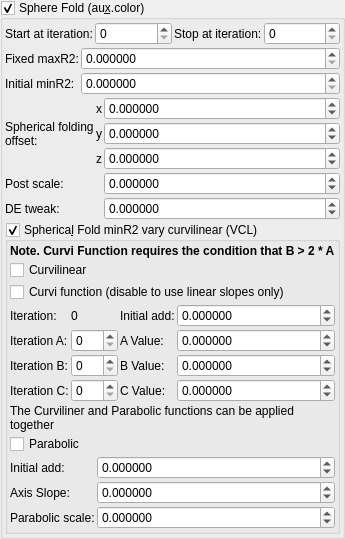
    <widget class="MyGroupBox" name="groupCheck_transf_function_enabledS_false">
     <property name="toolTip">
      <string/>
     </property>
     <property name="title">
      <string>Sphere Fold (au&amp;x.color)</string>
     </property>
     <property name="checkable">
      <bool>true</bool>
     </property>
     <layout class="QVBoxLayout" name="verticalLayout_37" stretch="0,0,0,0">
      <property name="spacing">
       <number>2</number>
      </property>
      <property name="leftMargin">
       <number>2</number>
      </property>
      <property name="topMargin">
       <number>2</number>
      </property>
      <property name="rightMargin">
       <number>2</number>
      </property>
      <property name="bottomMargin">
       <number>2</number>
      </property>
      <item>
       <layout class="QGridLayout" name="gridLayout_77">
        <property name="spacing">
         <number>2</number>
        </property>
        <item row="0" column="3">
         <widget class="MySpinBox" name="spinboxInt_transf_stop_iterations_S">
          <property name="sizePolicy">
           <sizepolicy hsizetype="Preferred" vsizetype="Maximum">
            <horstretch>0</horstretch>
            <verstretch>0</verstretch>
           </sizepolicy>
          </property>
          <property name="maximum">
           <number>999</number>
          </property>
         </widget>
        </item>
        <item row="0" column="0">
         <widget class="QLabel" name="label_68">
          <property name="text">
           <string>Start at iteration:</string>
          </property>
         </widget>
        </item>
        <item row="0" column="1">
         <widget class="MySpinBox" name="spinboxInt_transf_start_iterations_S">
          <property name="sizePolicy">
           <sizepolicy hsizetype="Minimum" vsizetype="Maximum">
            <horstretch>0</horstretch>
            <verstretch>0</verstretch>
           </sizepolicy>
          </property>
          <property name="minimum">
           <number>0</number>
          </property>
          <property name="maximum">
           <number>999</number>
          </property>
          <property name="value">
           <number>0</number>
          </property>
         </widget>
        </item>
        <item row="0" column="2">
         <widget class="QLabel" name="label_49">
          <property name="text">
           <string>Stop at iteration:</string>
          </property>
         </widget>
        </item>
       </layout>
      </item>
      <item>
       <layout class="QGridLayout" name="gridLayout_6" columnstretch="0,1">
        <item row="2" column="0">
         <widget class="QLabel" name="label_26">
          <property name="text">
           <string>Initial minR2:</string>
          </property>
         </widget>
        </item>
        <item row="2" column="1">
         <widget class="MyDoubleSpinBox" name="spinbox_transf_minR2_p25">
          <property name="sizePolicy">
           <sizepolicy hsizetype="Minimum" vsizetype="Maximum">
            <horstretch>0</horstretch>
            <verstretch>0</verstretch>
           </sizepolicy>
          </property>
          <property name="prefix">
           <string/>
          </property>
          <property name="suffix">
           <string/>
          </property>
          <property name="decimals">
           <number>6</number>
          </property>
          <property name="minimum">
           <double>0.000000000000000</double>
          </property>
          <property name="maximum">
           <double>99.989999999999995</double>
          </property>
          <property name="singleStep">
           <double>0.100000000000000</double>
          </property>
         </widget>
        </item>
        <item row="1" column="0">
         <widget class="QLabel" name="label_21">
          <property name="text">
           <string>Fixed maxR2:</string>
          </property>
         </widget>
        </item>
        <item row="1" column="1">
         <widget class="MyDoubleSpinBox" name="spinbox_transf_maxR2_1">
          <property name="sizePolicy">
           <sizepolicy hsizetype="Minimum" vsizetype="Maximum">
            <horstretch>0</horstretch>
            <verstretch>0</verstretch>
           </sizepolicy>
          </property>
          <property name="prefix">
           <string/>
          </property>
          <property name="suffix">
           <string/>
          </property>
          <property name="decimals">
           <number>6</number>
          </property>
          <property name="minimum">
           <double>0.000000000000000</double>
          </property>
          <property name="maximum">
           <double>99.989999999999995</double>
          </property>
          <property name="singleStep">
           <double>0.100000000000000</double>
          </property>
         </widget>
        </item>
       </layout>
      </item>
      <item>
       <layout class="QGridLayout" name="gridLayout_18" columnstretch="0,0,1">
        <property name="spacing">
         <number>2</number>
        </property>
        <item row="3" column="0">
         <widget class="QLabel" name="label_19">
          <property name="text">
           <string>Post scale:</string>
          </property>
         </widget>
        </item>
        <item row="3" column="2">
         <widget class="MyDoubleSpinBox" name="spinbox_transf_scale_1">
          <property name="sizePolicy">
           <sizepolicy hsizetype="Minimum" vsizetype="Maximum">
            <horstretch>0</horstretch>
            <verstretch>0</verstretch>
           </sizepolicy>
          </property>
          <property name="prefix">
           <string/>
          </property>
          <property name="suffix">
           <string/>
          </property>
          <property name="decimals">
           <number>6</number>
          </property>
          <property name="minimum">
           <double>-99.989999999999995</double>
          </property>
          <property name="maximum">
           <double>99.989999999999995</double>
          </property>
          <property name="singleStep">
           <double>0.100000000000000</double>
          </property>
         </widget>
        </item>
        <item row="1" column="2">
         <widget class="MyDoubleSpinBox" name="spinbox3_mandelbox_offset_y">
          <property name="sizePolicy">
           <sizepolicy hsizetype="Minimum" vsizetype="Maximum">
            <horstretch>0</horstretch>
            <verstretch>0</verstretch>
           </sizepolicy>
          </property>
          <property name="prefix">
           <string/>
          </property>
          <property name="suffix">
           <string/>
          </property>
          <property name="decimals">
           <number>6</number>
          </property>
          <property name="minimum">
           <double>-100.000000000000000</double>
          </property>
          <property name="maximum">
           <double>100.000000000000000</double>
          </property>
          <property name="singleStep">
           <double>0.100000000000000</double>
          </property>
         </widget>
        </item>
        <item row="0" column="2">
         <widget class="MyDoubleSpinBox" name="spinbox3_mandelbox_offset_x">
          <property name="sizePolicy">
           <sizepolicy hsizetype="Minimum" vsizetype="Maximum">
            <horstretch>0</horstretch>
            <verstretch>0</verstretch>
           </sizepolicy>
          </property>
          <property name="prefix">
           <string/>
          </property>
          <property name="suffix">
           <string/>
          </property>
          <property name="decimals">
           <number>6</number>
          </property>
          <property name="minimum">
           <double>-100.000000000000000</double>
          </property>
          <property name="maximum">
           <double>100.000000000000000</double>
          </property>
          <property name="singleStep">
           <double>0.100000000000000</double>
          </property>
         </widget>
        </item>
        <item row="2" column="2">
         <widget class="MyDoubleSpinBox" name="spinbox3_mandelbox_offset_z">
          <property name="sizePolicy">
           <sizepolicy hsizetype="Minimum" vsizetype="Maximum">
            <horstretch>0</horstretch>
            <verstretch>0</verstretch>
           </sizepolicy>
          </property>
          <property name="prefix">
           <string/>
          </property>
          <property name="suffix">
           <string/>
          </property>
          <property name="decimals">
           <number>6</number>
          </property>
          <property name="minimum">
           <double>-100.000000000000000</double>
          </property>
          <property name="maximum">
           <double>100.000000000000000</double>
          </property>
          <property name="singleStep">
           <double>0.100000000000000</double>
          </property>
         </widget>
        </item>
        <item row="4" column="0">
         <widget class="QLabel" name="label_20">
          <property name="text">
           <string>DE tweak:</string>
          </property>
         </widget>
        </item>
        <item row="4" column="2">
         <widget class="MyDoubleSpinBox" name="spinbox_analyticDE_offset_0">
          <property name="sizePolicy">
           <sizepolicy hsizetype="Minimum" vsizetype="Maximum">
            <horstretch>0</horstretch>
            <verstretch>0</verstretch>
           </sizepolicy>
          </property>
          <property name="prefix">
           <string/>
          </property>
          <property name="suffix">
           <string/>
          </property>
          <property name="decimals">
           <number>6</number>
          </property>
          <property name="minimum">
           <double>-99.989999999999995</double>
          </property>
          <property name="maximum">
           <double>99.989999999999995</double>
          </property>
          <property name="singleStep">
           <double>0.100000000000000</double>
          </property>
         </widget>
        </item>
        <item row="2" column="1">
         <widget class="QLabel" name="label_120">
          <property name="sizePolicy">
           <sizepolicy hsizetype="Preferred" vsizetype="Preferred">
            <horstretch>0</horstretch>
            <verstretch>0</verstretch>
           </sizepolicy>
          </property>
          <property name="text">
           <string notr="true">z</string>
          </property>
          <property name="alignment">
           <set>Qt::AlignRight|Qt::AlignTrailing|Qt::AlignVCenter</set>
          </property>
         </widget>
        </item>
        <item row="0" column="0" rowspan="3">
         <widget class="QLabel" name="label_17">
          <property name="text">
           <string>Spherical folding
offset:</string>
          </property>
         </widget>
        </item>
        <item row="1" column="1">
         <widget class="QLabel" name="label_121">
          <property name="sizePolicy">
           <sizepolicy hsizetype="Preferred" vsizetype="Preferred">
            <horstretch>0</horstretch>
            <verstretch>0</verstretch>
           </sizepolicy>
          </property>
          <property name="text">
           <string notr="true">y</string>
          </property>
          <property name="alignment">
           <set>Qt::AlignRight|Qt::AlignTrailing|Qt::AlignVCenter</set>
          </property>
         </widget>
        </item>
        <item row="0" column="1">
         <widget class="QLabel" name="label_122">
          <property name="sizePolicy">
           <sizepolicy hsizetype="Preferred" vsizetype="Preferred">
            <horstretch>0</horstretch>
            <verstretch>0</verstretch>
           </sizepolicy>
          </property>
          <property name="text">
           <string notr="true">x</string>
          </property>
          <property name="alignment">
           <set>Qt::AlignRight|Qt::AlignTrailing|Qt::AlignVCenter</set>
          </property>
         </widget>
        </item>
       </layout>
      </item>
      <item>
       <widget class="MyGroupBox" name="groupCheck_transf_function_enabledy_false">
        <property name="title">
         <string>Spherica&amp;l Fold minR2 vary curvilinear (VCL)</string>
        </property>
        <property name="checkable">
         <bool>true</bool>
        </property>
        <layout class="QVBoxLayout" name="verticalLayout_22" stretch="0,0,0,0,0,0,0">
         <property name="spacing">
          <number>2</number>
         </property>
         <property name="leftMargin">
          <number>2</number>
         </property>
         <property name="topMargin">
          <number>2</number>
         </property>
         <property name="rightMargin">
          <number>2</number>
         </property>
         <property name="bottomMargin">
          <number>2</number>
         </property>
         <item>
          <widget class="QLabel" name="label_103">
           <property name="font">
            <font>
             <weight>75</weight>
             <bold>true</bold>
            </font>
           </property>
           <property name="text">
            <string>Note. Curvi Function requires the condition that B &gt; 2 * A</string>
           </property>
          </widget>
         </item>
         <item>
          <widget class="MyCheckBox" name="checkBox_Cpara_enabledLinear">
           <property name="text">
            <string>Curvilinear</string>
           </property>
          </widget>
         </item>
         <item>
          <widget class="MyCheckBox" name="checkBox_Cpara_enabledCurves">
           <property name="text">
            <string>Curvi function (disable to use linear slopes only)</string>
           </property>
          </widget>
         </item>
         <item>
          <layout class="QGridLayout" name="gridLayout_38" columnstretch="0,0,0,1">
           <property name="spacing">
            <number>2</number>
           </property>
           <item row="1" column="1">
            <widget class="MySpinBox" name="spinboxInt_Cpara_iterA">
             <property name="sizePolicy">
              <sizepolicy hsizetype="Minimum" vsizetype="Maximum">
               <horstretch>0</horstretch>
               <verstretch>0</verstretch>
              </sizepolicy>
             </property>
             <property name="maximum">
              <number>999</number>
             </property>
            </widget>
           </item>
           <item row="2" column="0">
            <widget class="QLabel" name="label_176">
             <property name="text">
              <string>Iteration B:</string>
             </property>
            </widget>
           </item>
           <item row="1" column="2">
            <widget class="QLabel" name="label_104">
             <property name="text">
              <string>A Value:</string>
             </property>
            </widget>
           </item>
           <item row="2" column="1">
            <widget class="MySpinBox" name="spinboxInt_Cpara_iterB">
             <property name="sizePolicy">
              <sizepolicy hsizetype="Minimum" vsizetype="Maximum">
               <horstretch>0</horstretch>
               <verstretch>0</verstretch>
              </sizepolicy>
             </property>
             <property name="maximum">
              <number>999</number>
             </property>
            </widget>
           </item>
           <item row="0" column="3">
            <widget class="MyDoubleSpinBox" name="spinbox_Cpara_para00">
             <property name="sizePolicy">
              <sizepolicy hsizetype="Minimum" vsizetype="Maximum">
               <horstretch>0</horstretch>
               <verstretch>0</verstretch>
              </sizepolicy>
             </property>
             <property name="prefix">
              <string/>
             </property>
             <property name="suffix">
              <string/>
             </property>
             <property name="decimals">
              <number>6</number>
             </property>
             <property name="minimum">
              <double>-99.000000000000000</double>
             </property>
             <property name="maximum">
              <double>99.000000000000000</double>
             </property>
             <property name="singleStep">
              <double>0.100000000000000</double>
             </property>
            </widget>
           </item>
           <item row="2" column="2">
            <widget class="QLabel" name="label_105">
             <property name="text">
              <string>B Value:</string>
             </property>
            </widget>
           </item>
           <item row="3" column="1">
            <widget class="MySpinBox" name="spinboxInt_Cpara_iterC">
             <property name="sizePolicy">
              <sizepolicy hsizetype="Minimum" vsizetype="Maximum">
               <horstretch>0</horstretch>
               <verstretch>0</verstretch>
              </sizepolicy>
             </property>
             <property name="maximum">
              <number>999</number>
             </property>
            </widget>
           </item>
           <item row="1" column="3">
            <widget class="MyDoubleSpinBox" name="spinbox_Cpara_paraA">
             <property name="sizePolicy">
              <sizepolicy hsizetype="Minimum" vsizetype="Maximum">
               <horstretch>0</horstretch>
               <verstretch>0</verstretch>
              </sizepolicy>
             </property>
             <property name="prefix">
              <string/>
             </property>
             <property name="suffix">
              <string/>
             </property>
             <property name="decimals">
              <number>6</number>
             </property>
             <property name="minimum">
              <double>-99.000000000000000</double>
             </property>
             <property name="maximum">
              <double>99.000000000000000</double>
             </property>
             <property name="singleStep">
              <double>0.100000000000000</double>
             </property>
            </widget>
           </item>
           <item row="3" column="2">
            <widget class="QLabel" name="label_106">
             <property name="text">
              <string>C Value:</string>
             </property>
            </widget>
           </item>
           <item row="0" column="1">
            <widget class="QLabel" name="label_178">
             <property name="text">
              <string notr="true">0</string>
             </property>
            </widget>
           </item>
           <item row="2" column="3">
            <widget class="MyDoubleSpinBox" name="spinbox_Cpara_paraB">
             <property name="sizePolicy">
              <sizepolicy hsizetype="Minimum" vsizetype="Maximum">
               <horstretch>0</horstretch>
               <verstretch>0</verstretch>
              </sizepolicy>
             </property>
             <property name="prefix">
              <string/>
             </property>
             <property name="suffix">
              <string/>
             </property>
             <property name="decimals">
              <number>6</number>
             </property>
             <property name="minimum">
              <double>-99.000000000000000</double>
             </property>
             <property name="maximum">
              <double>99.000000000000000</double>
             </property>
             <property name="singleStep">
              <double>0.100000000000000</double>
             </property>
            </widget>
           </item>
           <item row="1" column="0">
            <widget class="QLabel" name="label_179">
             <property name="text">
              <string>Iteration A:</string>
             </property>
            </widget>
           </item>
           <item row="3" column="0">
            <widget class="QLabel" name="label_180">
             <property name="text">
              <string>Iteration C:</string>
             </property>
            </widget>
           </item>
           <item row="3" column="3">
            <widget class="MyDoubleSpinBox" name="spinbox_Cpara_paraC">
             <property name="sizePolicy">
              <sizepolicy hsizetype="Minimum" vsizetype="Maximum">
               <horstretch>0</horstretch>
               <verstretch>0</verstretch>
              </sizepolicy>
             </property>
             <property name="prefix">
              <string/>
             </property>
             <property name="suffix">
              <string/>
             </property>
             <property name="decimals">
              <number>6</number>
             </property>
             <property name="minimum">
              <double>-99.000000000000000</double>
             </property>
             <property name="maximum">
              <double>99.000000000000000</double>
             </property>
             <property name="singleStep">
              <double>0.100000000000000</double>
             </property>
            </widget>
           </item>
           <item row="0" column="2">
            <widget class="QLabel" name="label_107">
             <property name="text">
              <string>Initial add:</string>
             </property>
            </widget>
           </item>
           <item row="0" column="0">
            <widget class="QLabel" name="label_181">
             <property name="text">
              <string>Iteration:</string>
             </property>
            </widget>
           </item>
          </layout>
         </item>
         <item>
          <widget class="QLabel" name="label_147">
           <property name="text">
            <string>The Curviliner and Parabolic functions can be applied together</string>
           </property>
           <property name="wordWrap">
            <bool>true</bool>
           </property>
          </widget>
         </item>
         <item>
          <widget class="MyCheckBox" name="checkBox_Cpara_enabledParab_false">
           <property name="text">
            <string>Parabolic</string>
           </property>
          </widget>
         </item>
         <item>
          <layout class="QGridLayout" name="gridLayout_39" columnstretch="0,1">
           <property name="spacing">
            <number>2</number>
           </property>
           <item row="2" column="1">
            <widget class="MyDoubleSpinBox" name="spinbox_Cpara_parab_scale">
             <property name="sizePolicy">
              <sizepolicy hsizetype="Minimum" vsizetype="Maximum">
               <horstretch>0</horstretch>
               <verstretch>0</verstretch>
              </sizepolicy>
             </property>
             <property name="prefix">
              <string/>
             </property>
             <property name="suffix">
              <string/>
             </property>
             <property name="decimals">
              <number>6</number>
             </property>
             <property name="minimum">
              <double>-9999.000000000000000</double>
             </property>
             <property name="maximum">
              <double>9999.000000000000000</double>
             </property>
             <property name="singleStep">
              <double>0.100000000000000</double>
             </property>
            </widget>
           </item>
           <item row="0" column="1">
            <widget class="MyDoubleSpinBox" name="spinbox_Cpara_parab_offset0">
             <property name="sizePolicy">
              <sizepolicy hsizetype="Minimum" vsizetype="Maximum">
               <horstretch>0</horstretch>
               <verstretch>0</verstretch>
              </sizepolicy>
             </property>
             <property name="prefix">
              <string/>
             </property>
             <property name="suffix">
              <string/>
             </property>
             <property name="decimals">
              <number>6</number>
             </property>
             <property name="minimum">
              <double>-99.000000000000000</double>
             </property>
             <property name="maximum">
              <double>99.000000000000000</double>
             </property>
             <property name="singleStep">
              <double>0.100000000000000</double>
             </property>
            </widget>
           </item>
           <item row="1" column="1">
            <widget class="MyDoubleSpinBox" name="spinbox_Cpara_parab_slope">
             <property name="sizePolicy">
              <sizepolicy hsizetype="Minimum" vsizetype="Maximum">
               <horstretch>0</horstretch>
               <verstretch>0</verstretch>
              </sizepolicy>
             </property>
             <property name="prefix">
              <string/>
             </property>
             <property name="suffix">
              <string/>
             </property>
             <property name="decimals">
              <number>6</number>
             </property>
             <property name="minimum">
              <double>-99.000000000000000</double>
             </property>
             <property name="maximum">
              <double>99.000000000000000</double>
             </property>
             <property name="singleStep">
              <double>0.100000000000000</double>
             </property>
            </widget>
           </item>
           <item row="0" column="0">
            <widget class="QLabel" name="label_108">
             <property name="text">
              <string>Initial add:</string>
             </property>
            </widget>
           </item>
           <item row="2" column="0">
            <widget class="QLabel" name="label_145">
             <property name="text">
              <string>Parabolic scale:</string>
             </property>
            </widget>
           </item>
           <item row="1" column="0">
            <widget class="QLabel" name="label_148">
             <property name="text">
              <string>Axis Slope:</string>
             </property>
            </widget>
           </item>
          </layout>
         </item>
        </layout>
       </widget>
      </item>
     </layout>
    </widget>
